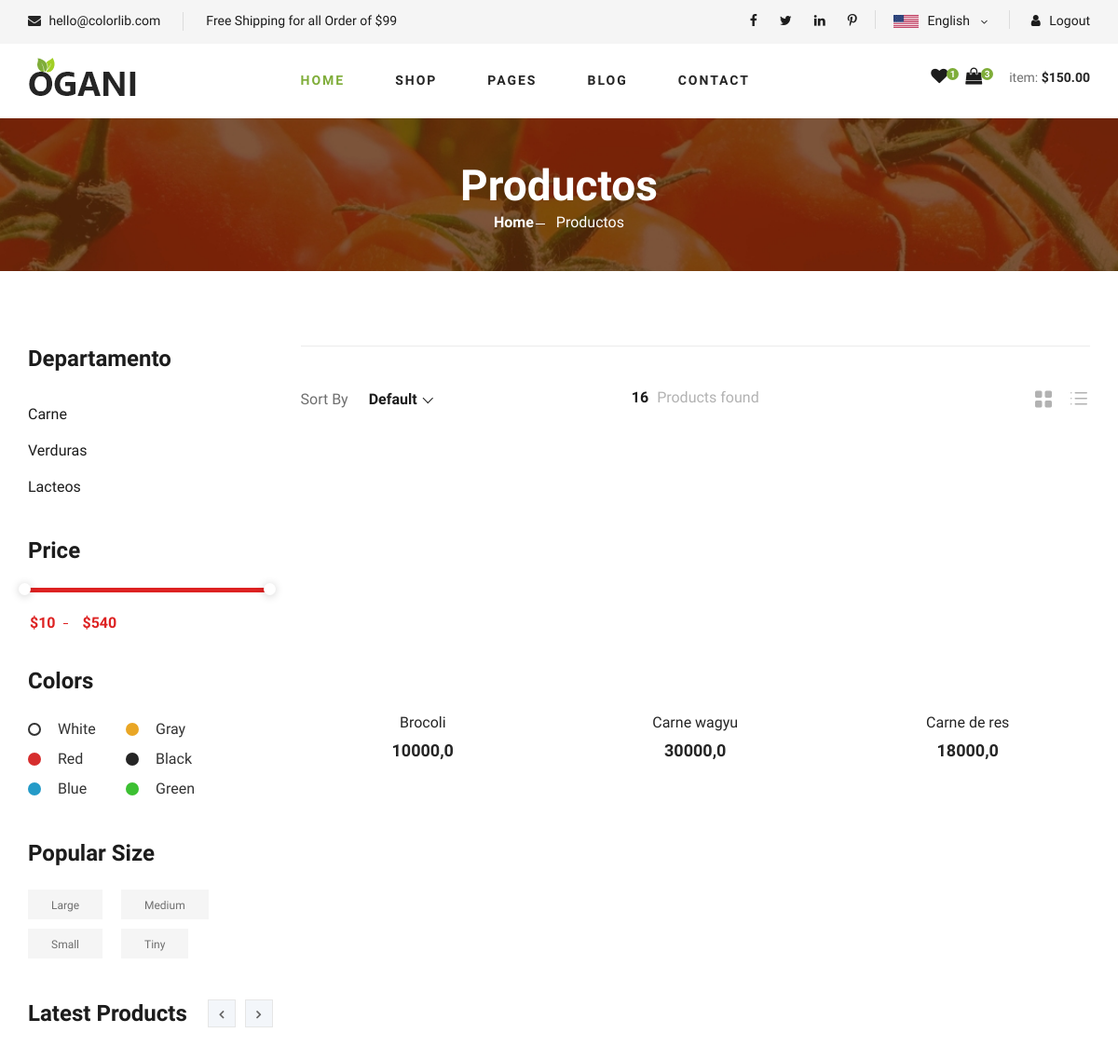
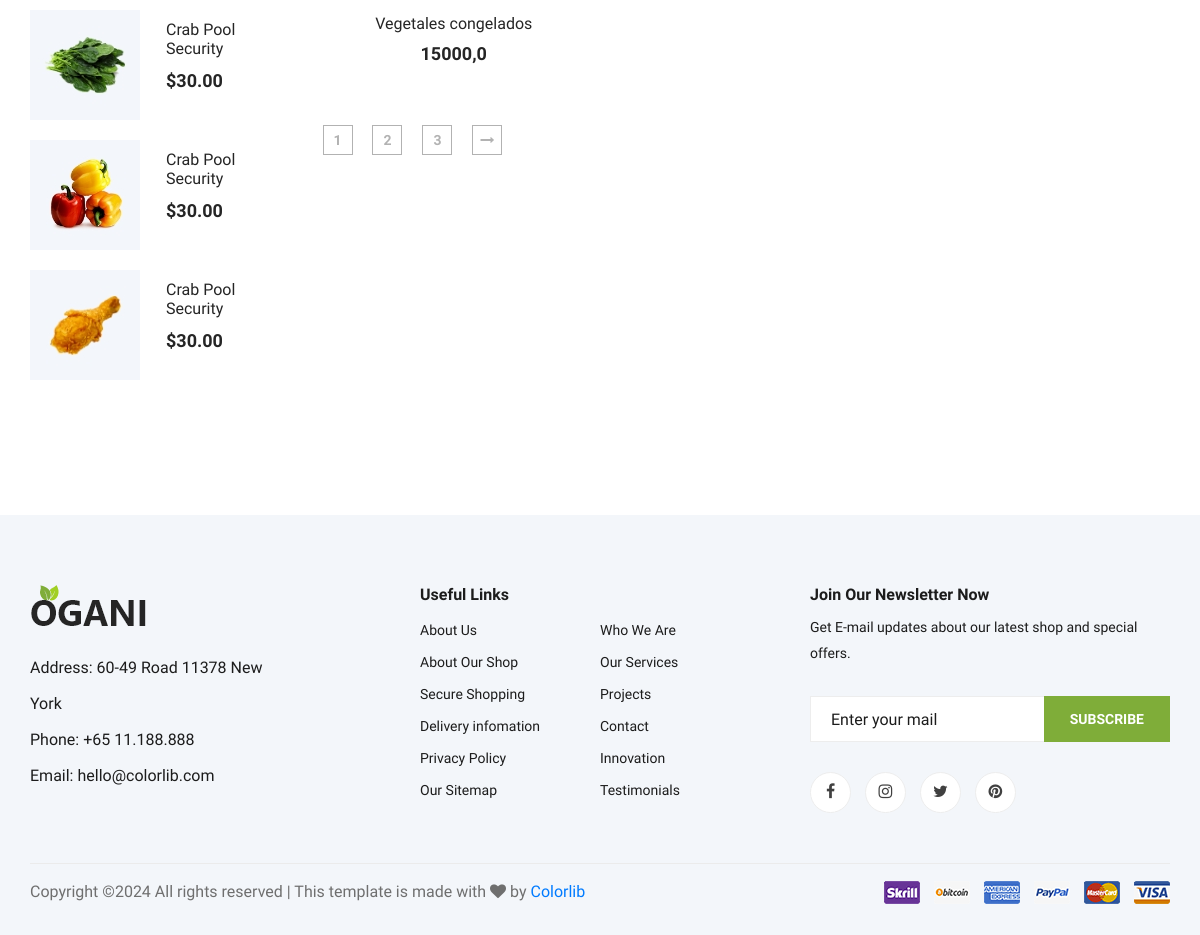
/productos/, run on the app's committed database (2 pictures, top to bottom).
### products/models.py (models this page shows, shortened)
class categories(models.Model):
    name = models.CharField(max_length=150, verbose_name='Nombre')
    description = models.TextField(verbose_name='Descripción')
    image = models.ImageField(default='null', blank=True, null=True, verbose_name="Foto", upload_to="categories")
    create_at = models.DateTimeField(auto_now_add=True, verbose_name='Creado')
    update_at = models.DateTimeField(auto_now=True, verbose_name='Editado')
    class Meta:
        verbose_name = 'Categoria'
        verbose_name_plural = 'Categorias'

class products(models.Model):
    name = models.CharField(max_length=150, verbose_name='Nombre')
    description = models.TextField(verbose_name='Descripción')
    cost = models.FloatField(verbose_name='Precio producto')
    quantity = models.IntegerField(verbose_name='Cantidad de producto')
    image = models.ImageField(default='null', blank=True, null=True, verbose_name="Foto", upload_to="categories")
    datePacked = models.DateField(auto_now=False, verbose_name="Fecha de empaquetado")
    expiryDate = models.DateField(auto_now=False, verbose_name="Fecha de vencimiento")
    expiryTime = models.TimeField(auto_now=False, verbose_name="Hora de expiración")
    public = models.BooleanField(default=False, verbose_name="¿Publicado?")
    user = models.ForeignKey(User, editable=False, verbose_name="Usuario", on_delete=models.PROTECT, blank=True, null=True)
    categorie = models.ManyToManyField(categories, blank=True, verbose_name="Categorías")
    create_at = models.DateTimeField(auto_now_add=True, verbose_name='Creado')
    update_at = models.DateTimeField(auto_now=True, verbose_name='Editado')
    class Meta:
        verbose_name = 'Producto'
        verbose_name_plural = 'Productos'
        ordering = ['-create_at']

### products/views.py (the view)
# urls.py: path('productos/', listProducts, name="productos"),
def listProducts(request):
    categori = categories.objects.all()
    product = products.objects.all()
    return render(request, 'products/shop-grid.html',{
        'title':'Productos',
        'categories':categori,
        'products':product
    })

### products/templates/products/shop-grid.html (shortened to what this page needs)
{% extends "layouts/layout.html" %}
{% block content %}
{% load static %}
<section class="breadcrumb-section set-bg" data-setbg="{% static 'img/breadcrumb.jpg' %}">
    <div class="container">
        <div class="row">
            <div class="col-lg-12 text-center">
                <div class="breadcrumb__text">
                    <h2>Productos</h2>
                    <div class="breadcrumb__option">
                        <a href="{% url "index" %}">Home </a>
                        <span>{{title}}</span>
                    </div>
                </div>
            </div>
        </div>
    </div>
</section>
<section class="product spad">
    <div class="container">
        <div class="row">
            <div class="col-lg-3 col-md-5">
                <div class="sidebar">
                    <div class="sidebar__item">
                        <h4>Departamento</h4>
                        <ul>
                            {% for categori in categories %}
                                <li><a href="#">{{categori.name}}</a></li>
                            {% endfor %}
                        </ul>
                    </div>
                    <div class="sidebar__item">
                        <h4>Price</h4>
                        <div class="price-range-wrap">
                            <div class="price-range ui-slider ui-corner-all ui-slider-horizontal ui-widget ui-widget-content"
                                data-min="10" data-max="540">
                                <span tabindex="0" class="ui-slider-handle ui-corner-all ui-state-default"></span>
                                <span tabindex="0" class="ui-slider-handle ui-corner-all ui-state-default"></span>
                            </div>
                            <div class="range-slider">
                                <div class="price-input">
                                    <input type="text" id="minamount">
                                    <input type="text" id="maxamount">
                                </div>
                            </div>
                        </div>
                    </div>
                    <div class="sidebar__item sidebar__item__color--option">
                        <h4>Colors</h4>
                        <div class="sidebar__item__color sidebar__item__color--white">
                            <label for="white">
                                White
                            </label>
                        </div>
                        <div class="sidebar__item__color sidebar__item__color--gray">
                            <label for="gray">
                                Gray
                            </label>
                        </div>
                        <div class="sidebar__item__color sidebar__item__color--red">
                            <label for="red">
                                Red
                            </label>
                        </div>
                        <div class="sidebar__item__color sidebar__item__color--black">
                            <label for="black">
                                Black
                            </label>
                        </div>
                        <div class="sidebar__item__color sidebar__item__color--blue">
                            <label for="blue">
                                Blue
                            </label>
                        </div>
                        <div class="sidebar__item__color sidebar__item__color--green">
                            <label for="green">
                                Green
                            </label>
                        </div>
                    </div>
                    <div class="sidebar__item">
                        <h4>Popular Size</h4>
                        <div class="sidebar__item__size">
                            <label for="large">
                                Large
                            </label>
                        </div>
                        <div class="sidebar__item__size">
                            <label for="medium">
                                Medium
                            </label>
                        </div>
                        <div class="sidebar__item__size">
                            <label for="small">
                                Small
                            </label>
                        </div>
                        <div class="sidebar__item__size">
                            <label for="tiny">
                                Tiny
                            </label>
                        </div>
                    </div>
                    <div class="sidebar__item">
                        <div class="latest-product__text">
                            <h4>Latest Products</h4>
                            <div class="latest-product__slider owl-carousel">
                                <div class="latest-prdouct__slider__item">
                                    <a href="#" class="latest-product__item">
                                        <div class="latest-product__item__pic">
                                            <img src="img/latest-product/lp-1.jpg" alt="">
                                        </div>
                                        <div class="latest-product__item__text">
                                            <h6>Crab Pool Security</h6>
                                            <span>$30.00</span>
                                        </div>
                                    </a>
                                    <a href="#" class="latest-product__item">
                                        <div class="latest-product__item__pic">
                                            <img src="img/latest-product/lp-2.jpg" alt="">
                                        </div>
                                        <div class="latest-product__item__text">
                                            <h6>Crab Pool Security</h6>
                                            <span>$30.00</span>
                                        </div>
                                    </a>
                                    <a href="#" class="latest-product__item">
                                        <div class="latest-product__item__pic">
                                            <img src="img/latest-product/lp-3.jpg" alt="">
                                        </div>
                                        <div class="latest-product__item__text">
                                            <h6>Crab Pool Security</h6>
                                            <span>$30.00</span>
                                        </div>
                                    </a>
                                </div>
                            </div>
                        </div>
                    </div>
                </div>
            </div>
            <div class="col-lg-9 col-md-7">
                <div class="filter__item">
                    <div class="row">
                        <div class="col-lg-4 col-md-5">
                            <div class="filter__sort">
                                <span>Sort By</span>
                            </div>
                        </div>
                        <div class="col-lg-4 col-md-4">
                            <div class="filter__found">
                                <h6><span>16</span> Products found</h6>
                            </div>
                        </div>
                        <div class="col-lg-4 col-md-3">
                            <div class="filter__option">
                                <span class="icon_grid-2x2"></span>
                                <span class="icon_ul"></span>
                            </div>
                        </div>
                    </div>
                </div>
                <div class="row">
                    {% for product in products %}
                        <div class="col-lg-4 col-md-6 col-sm-6">
                            <div class="product__item">
                                <div class="product__item__pic set-bg" data-setbg="{{product.image.url}}">
                                </div>
                                <div class="product__item__text">
                                    <h6><a href="{% url "producto" product.id %}">{{product.name}}</a></h6>
                                    <h5>{{product.cost}}</h5>
                                </div>
                            </div>
                        </div>
                    {% endfor %}
                </div>
                <div class="product__pagination">
                    <a href="#">1</a>
                    <a href="#">2</a>
                    <a href="#">3</a>
                    <a href="#"><i class="fa fa-long-arrow-right"></i></a>
                </div>
            </div>
        </div>
    </div>
</section>
{% endblock content %}

### data on the page
categories: name "Carne"
categories: name "Verduras"
categories: name "Lacteos"
products: name "Brocoli", cost "10000,0"
products: name "Carne wagyu", cost "30000,0"
products: name "Carne de res", cost "18000,0"
products: name "Vegetales congelados", cost "15000,0"

### other printed values
{{ title }} "Productos"
